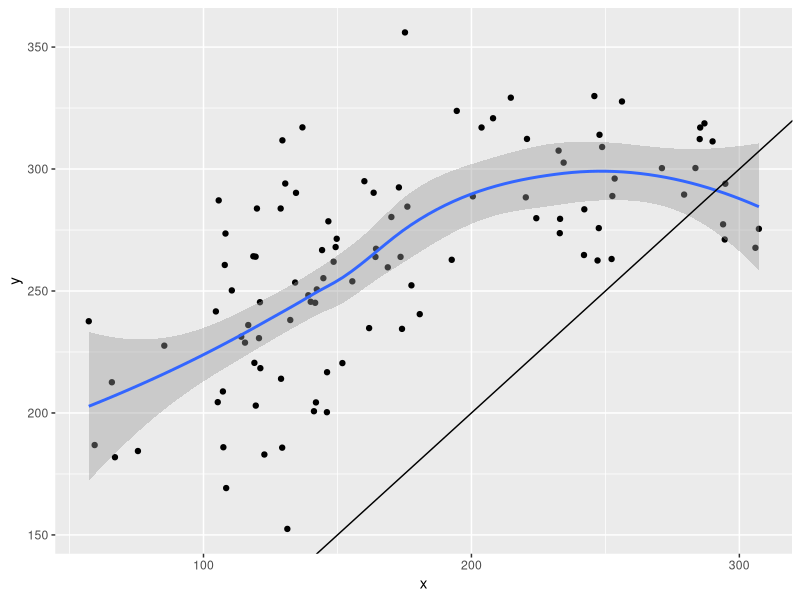

Generate this figure with R:
## ---- chunk 1
library(conflicted)
library(tidyverse)
## ---- chunk 2
dat0 <- read.csv(text = "x,y,z
52.73611548050483,162.7953223210094,a
33.02201029967237,143.3309296935384,a
76.4432097729201,188.28616839781137,a
51.459969913546956,114.98287368195201,a
118.76611821109728,196.75838054241035,a
81.31469452888594,147.59798517003304,a
92.47675424745165,193.0815698204297,a
68.63431594485701,151.8908457001158,a
54.69066717545013,126.75092605659665,a
121.6144656195246,123.72536114736465,a
97.43629129771989,222.97667544874332,a
94.13458644027608,146.23428154683393,a
106.59770380462125,133.8215154130553,a
120.4716012483719,151.52368434940195,a
139.98653714935244,211.74307708748438,a
127.60158888484753,168.10591568954936,a
161.81298174698748,238.75883796868322,a
180.7545868288658,180.2920457250877,a
130.68442620163893,198.37884722882177,a
153.73942350579426,229.23453939505418,a
150.20941534422747,262.84353060478463,a
166.88030839808377,270.8426577480086,a
227.2347176283196,279.42422631470174,a
192.57209107885123,283.67253933589575,a
196.20154549776197,250.09622990599863,a
192.23906512850644,312.26274021704864,a
262.8541399020223,325.3416493594045,a
243.68226925241484,291.82168861734607,a
255.18791003167445,248.83944150686847,a
290.92651223179143,315.20835501206034,a
279.99205947917386,281.29675342046323,a
308.77705301937726,313.98877872209215,a
302.80091346789095,359.13986238691757,a
326.9832635292441,296.3431143097127,a
347.68977758434687,328.6490859367592,a
349.42315513275304,347.25302825781057,a
308.5215745973667,373.8788398552798,a
365.0980816074351,388.76779330420914,a
312.5970814673059,323.4839887207197,a
384.3195734010174,371.57156565156583,a
408.6322598431865,354.31396663625856,a
339.7894942930056,332.17646841603647,a
360.3926675447893,375.16789377561,a
382.8419240780748,337.9380888294379,a
362.6204276886387,361.00263992802036,a
391.3230662546426,435.06428284725257,a
379.18735821163244,358.2893784315687,a
427.89865612686475,368.95129526355356,a
415.06389827120756,355.4178791981396,a
385.37690555839276,340.4781134010825,a
436.714869274261,358.8930044653678,a
456.52398106279054,404.8242034553212,a")
## ---- chunk 3
dat1 <- read.csv(text = "x,y,z
107.41448631100685,185.94203756354244,a
122.72013055181844,182.9675989710787,a
129.36708124869511,185.7805907130737,a
131.29100881298046,152.46959652332112,a
66.94928395329237,181.85507650482128,a
65.80719954761193,212.5905957752443,a
146.06089373147026,200.3128625565011,a
108.46238195506761,169.21346410910127,a
105.32177053921284,204.42972303180773,a
85.37023398224365,227.58819434409804,a
141.67634243876057,245.1581504696849,a
107.23980887398875,208.81628535431793,a
59.376548476102094,186.85129640467278,a
161.81707186673313,234.7850939339349,a
146.11794976903894,216.70422598102203,a
141.9693853093666,204.32817397669947,a
121.22107308961112,218.35884227390375,a
139.11218717898774,248.253583139576,a
120.7091458315787,230.66639343953267,a
118.99466500665517,220.54427959342007,a
57.181988264916114,237.59809474164172,a
75.52790438467477,184.3938659305062,a
110.56979219030954,250.23409438637827,a
140.01191099617506,245.57929859788493,a
144.7396973427248,255.25811978287163,a
132.38272533045833,238.1040314071509,a
141.22394394984818,200.7087486657354,a
108.20649308564131,273.55708401364427,a
174.0879803927238,234.47025628778715,a
121.07133943314739,245.40118076975745,a
115.49366817076188,228.834727579395,a
104.62095013172885,241.62416366314199,a
119.51012419361429,203.01502380868948,a
180.7073951022023,240.50604366492433,a
118.59861853251002,264.22147615144695,a
155.54752324914764,253.95909009361614,a
192.64933041932449,262.7859693457851,a
119.44949096340581,264.06857298360995,a
148.56541667646007,261.98671157016764,a
114.09040084632026,231.25496576550825,a
116.70148925787349,236.0391476046201,a
128.94566855321133,214.02103469696215,a
149.7204542911293,271.40409023834917,a
151.8384561940051,220.44393518486874,a
144.25732914612666,266.7673291823792,a
107.93959591030801,260.6646824624634,a
105.6755425458723,287.1384462142357,a
130.5106514637853,294.0519886589469,a
136.92645825452686,317.0730648022741,a
142.29124845076157,250.6428855649702,a
128.80450085630136,283.814825994186,a
149.31580239424858,268.00661620618916,a
134.20561339214103,253.46626125200035,a
129.45177526841456,311.756888337488,a
164.18284093109682,263.96681447860203,a
172.92570488534577,292.46495574003944,a
146.60144009677242,278.56188405087426,a
134.5278257025721,290.2289705117886,a
160.0444722687125,295.0067986161755,a
164.3911664534127,267.3063599791909,a
119.94784572316027,283.8096948989696,a
214.69800449114564,329.24646029666127,a
170.12462439267628,280.3291709210272,a
177.60994564055684,252.31961905041967,a
200.51761822849068,288.7901937474087,a
232.52958451114293,307.53209582988075,a
175.19728758448588,355.99157833488374,a
247.5342555885096,275.77710910100416,a
176.0843189543423,284.58137429505405,a
203.77800892522768,317.01926693986536,a
224.21004711673723,279.84023482528164,a
232.97609439329352,273.7043100054816,a
173.54752257234637,263.9818221568868,a
233.08324233007053,279.5690114684767,a
163.5035401163133,290.275442716852,a
194.52719181437755,323.8225376090922,a
168.78323512030113,259.70511449584956,a
220.7323300532749,312.3324933353192,a
245.87806987620894,329.9095015267888,a
208.06729625801367,320.8129447955339,a
220.2964008828268,288.3884855059,a
253.45510147986127,296.08625906332327,a
283.59946111133974,300.4005915996894,a
252.59242885280247,288.93229707689966,a
247.79968285710999,314.0340882315409,a
248.77853846374842,309.03390569713815,a
234.41477224567612,302.6149775161235,a
252.31255385158266,263.11333409731014,a
242.13302109932178,283.48211590236656,a
256.18724934285984,327.68572285947295,a
247.06850835605047,262.5072664180743,a
285.1982363675949,312.2822535090372,a
290.0001614217072,311.32124969800475,a
271.0930709276134,300.37017973609716,a
293.92118467529843,277.3287335248082,a
294.7648174055207,293.9674503249076,a
307.2838652009246,275.4786431675717,a
279.3765564045453,289.52036273831675,a
242.0070106901483,264.74493997839465,a
286.9659151289261,318.7103361736207,a
305.9887420529167,267.7028494886398,a
285.3795036271353,317.00472172011865,a
294.5351607575186,271.11181531206955,a
")
## ---- chunk 4
dat1 |>
  ggplot(aes(x,y)) +
  geom_point() + 
  geom_smooth() +
  geom_abline()
## ---- chunk 5
cor.test(~ x + y, data = dat1, method = "pearson")
## ---- chunk 6
cor.test(~ x + y, data = dat1, method = "kendall")
